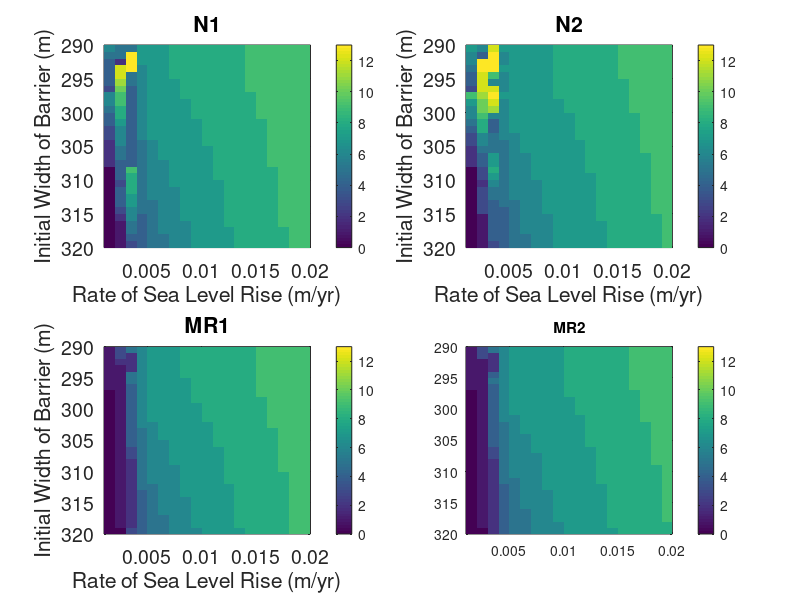

MATLAB code to generate this figure: (Note: this script raises an error after producing the figure.)
close all

load('AGUPlot_WORKING')
% for i=1:20
%     filename = sprintf('sla_%03d_W_300_330.mat',i);
%     load(filename)
% end
% 
% sla = .001:.001:.02;
% w = transpose(330:-1:300);
% 
% n1 = [n1_w_sl1; n1_w_sl_002; n1_w_sl2; n1_w_sl_004; n1_w_sl3; n1_w_sl_006;
%     n1_w_sl_007; n1_w_sl_008; n1_w_sl_009; n1_w_sl4; n1_w_sl_011;
%     n1_w_sl_012; n1_w_sl_013; n1_w_sl_014; n1_w_sl_015; n1_w_sl_016;
%     n1_w_sl_017; n1_w_sl_018; n1_w_sl_019; n1_w_sl_02];
% 
% n2 = [n2_w_sl1; n2_w_sl_002; n2_w_sl2; n2_w_sl_004; n2_w_sl3; n2_w_sl_006;
%     n2_w_sl_007; n2_w_sl_008; n2_w_sl_009; n2_w_sl4; n2_w_sl_011;
%     n2_w_sl_012; n2_w_sl_013; n2_w_sl_014; n2_w_sl_015; n2_w_sl_016;
%     n2_w_sl_017; n2_w_sl_018; n2_w_sl_019; n2_w_sl_02];
% 
% mr1 = [mr1_w_sl1; mr1_w_sl_002; mr1_w_sl2; mr1_w_sl_004; mr1_w_sl3; mr1_w_sl_006;
%     mr1_w_sl_007; mr1_w_sl_008; mr1_w_sl_009; mr1_w_sl4; mr1_w_sl_011;
%     mr1_w_sl_012; mr1_w_sl_013; mr1_w_sl_014; mr1_w_sl_015; mr1_w_sl_016;
%     mr1_w_sl_017; mr1_w_sl_018; mr1_w_sl_019; mr1_w_sl_02];
% 
% mr2 = [mr2_1_sl1; mr2_1_sl_002; mr2_1_sl2; mr2_1_sl_004; mr2_1_sl3; mr2_1_sl_006;
%       mr2_1_sl_007; mr2_1_sl_008; mr2_1_sl_009; mr2_1_sl4; mr2_1_sl_011;
%       mr2_1_sl_012; mr2_1_sl_013; mr2_1_sl_014; mr2_1_sl_015; mr2_1_sl_016;
%       mr2_1_sl_017; mr2_1_sl_018; mr2_1_sl_019; mr2_1_sl_02];

subplot(2,2,1);
pcolor(sl,w,n1')
title('N1')
set(gca,'CLim',[0 13],'YDir','reverse')
colorbar
shading flat
xlabel('Rate of Sea Level Rise (m/yr)')
ylabel('Initial Width of Barrier (m)')
set(gca,'FontSize',14)

subplot(2,2,2);
pcolor(sl,w,n2')
set(gca,'CLim',[0 13],'YDir','reverse')
title('N2')
colorbar
shading flat
xlabel('Rate of Sea Level Rise (m/yr)')
ylabel('Initial Width of Barrier (m)')
set(gca,'FontSize',14)

subplot(2,2,3);
pcolor(sl,w,mr1')
set(gca,'CLim',[0 13],'YDir','reverse')
title('MR1')
colorbar
shading flat
xlabel('Rate of Sea Level Rise (m/yr)')
ylabel('Initial Width of Barrier (m)')
set(gca,'FontSize',14)

subplot(2,2,4);
pcolor(sl,w,mr2')
set(gca,'CLim',[0 13],'YDir','reverse')
title('MR2')
shading flat
colorbar
colormap(parula)
xlabel('Rate of Sea Level Rise (m/yr)')
ylabel('Initial Width of Barrier (m)')
set(gca,'FontSize',14)
  
 %%
% load('sla_001_W_300_330')
% load('sla_003_W_300_330')
% load('sla_005_W_300_330')
% load('sla_010_W_300_330')
% % load('sla5_W_300_330')
% 
% w = transpose(330:-1:300);
% slr = [0.001*ones(1,length(w)); 0.003*ones(1,length(w)); 0.005*ones(1,length(w));0.01*ones(1,length(w))];
% n1 = [n1_w_sl1;n1_w_sl2;n1_w_sl3;n1_w_sl4];
% 
% subplot(2,2,1)
% for i = 1:4
% hold on
% scatter3(slr(i,:),w,n1(i,:),[],n1(i,:))
% end
% shading interp
% colorbar
% xlabel('sea level rise (mm/yr)')
% ylabel('initial barrier width (m)')
% 
% wtest = transpose(330:-1:300);
% slrtest = [0.001*ones(1,length(w)); 0.003*ones(1,length(w)); 0.005*ones(1,length(w));0.01*ones(1,length(w))];
% n2test = [n2_w_sl1;n2_w_sl2;n2_w_sl3;n2_w_sl4];
% 
% subplot(2,2,2)
% for i = 1:4
% hold on
% scatter3(slr(i,:),w,n2(i,:),[],n2(i,:))
% end
% shading interp
% colorbar
% xlabel('sea level rise (mm/yr)')
% ylabel('initial barrier width (m)')
% 
% w = transpose(330:-1:300);
% slr = [0.001*ones(1,length(w)); 0.003*ones(1,length(w)); 0.005*ones(1,length(w));0.01*ones(1,length(w))];
% n2 = [n2_w_sl1;n2_w_sl2;n2_w_sl3;n2_w_sl4];
% 
% subplot(2,2,3)
% for i = 1:4
% hold on
% scatter3(slr(i,:),w,n2(i,:),[],n2(i,:))
% end
% shading interp
% colorbar
% xlabel('sea level rise (mm/yr)')
% ylabel('initial barrier width (m)')
% 
% w = transpose(330:-1:300);
% slr = [0.001*ones(1,length(w)); 0.003*ones(1,length(w)); 0.005*ones(1,length(w));0.01*ones(1,length(w))];
% mr2 = [mr2_1_sl1;mr2_1_sl2;mr2_1_sl3;mr2_1_sl4];
% 
% subplot(2,2,4)
% for i = 1:4
% hold on
% scatter3(slr(i,:),w,mr2(i,:),[],mr2(i,:))
% end
% shading interp
% colorbar
% xlabel('sea level rise (mm/yr)')
% ylabel('initial barrier width (m)')
% 
% 
